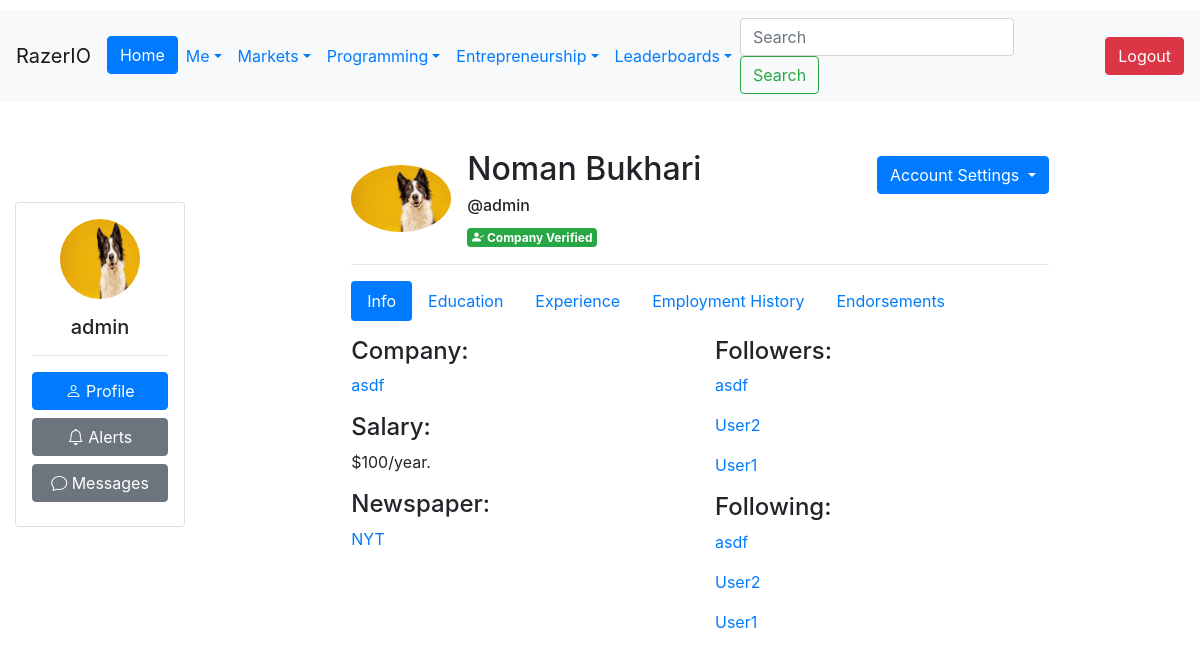
Page /profile/1 (signed in) on the committed database.
### Users/models.py (models this page shows, shortened)
class CustomUser(AbstractUser):
    Bio = models.CharField(max_length=240, default='')
    Salary = models.IntegerField(default=0)
    Company = models.ForeignKey('Company.Company', on_delete=models.CASCADE,
                                   null=True, blank=True)
    Country = models.ForeignKey(Country, on_delete=models.CASCADE, null=True)
    Region = models.ForeignKey(Region, on_delete=models.CASCADE, null=True)
    ProfilePic = models.ImageField(upload_to=upload_to, null=True, blank=True)
    Skill = models.ManyToManyField(Skill, through="User_Skill")
    Company_Verified_Email = models.BooleanField(default=False)
    badges = models.JSONField(default=dict)
    experience_level = models.CharField(choices=EXPERIENCE_LEVEL_CHOICES, max_length=50, default='Principal')
    DateOfBirth = models.DateField(null=True, blank=True)
    def __str__(self):
        return self.username

class UserFollowing(models.Model):
    User = models.ForeignKey(settings.AUTH_USER_MODEL, related_name='following', on_delete=models.CASCADE)
    Following_User_ID = models.ForeignKey(settings.AUTH_USER_MODEL, related_name='followers', on_delete=models.CASCADE)
    created = models.DateTimeField(auto_now_add=True)
    class Meta:
        constraints = [
            models.UniqueConstraint(fields=['User', 'Following_User_ID'], name='unique_followers')
        ]
        ordering = ["-created"]
    def __str__(self):
        return f'{self.User}'

### Company/models.py (models this page shows, shortened)
class Company(models.Model):
    Name = models.CharField(max_length=256)
    About = models.TextField(max_length=10000, default='', blank=True, null=True)
    Industry = models.CharField(max_length=100, choices=INDUSTRY_CHOICES, blank=True, null=True)
    StockTicker = models.CharField(max_length=10, null=True, blank=True)
    Founded = models.DateField(blank=True, null=True)
    Headquarters = models.CharField(max_length=100, blank=True, null=True)
    Website = models.URLField(blank=True)
    Email_Domain = models.ManyToManyField(EmailDomain, blank=True)
    Logo = models.ImageField(upload_to='company_logos/', blank=True, null=True)
    IsPublic = models.BooleanField(default=False)
    company_score = models.FloatField(null=True, blank=True)
    StockPrice = models.DecimalField(max_digits=50, decimal_places=15, null=True, blank=True)
    MarketCap = models.DecimalField(max_digits=50, decimal_places=15, null=True, blank=True)
    last_updated_stockdata = models.DateTimeField(default=timezone.now)
    last_updated_other_fields = models.DateTimeField(default=timezone.now)
    EmployeeCount = models.PositiveIntegerField(null=True, blank=True)
    LongBusinessSummary = models.TextField(max_length=10000, default='', blank=True, null=True)
    AnnualRevenue = models.DecimalField(max_digits=15, decimal_places=2, null=True, blank=True)
    AnnualProfit = models.DecimalField(max_digits=15, decimal_places=2, null=True, blank=True)
    Country = models.CharField(max_length=100, null=True, blank=True)
    TotalLiabilities = models.DecimalField(max_digits=15, decimal_places=2, null=True, blank=True)
    TotalDebt = models.DecimalField(max_digits=15, decimal_places=2, null=True, blank=True)
    CashOnHand = models.DecimalField(max_digits=15, decimal_places=2, null=True, blank=True)
    Assets = models.DecimalField(max_digits=15, decimal_places=2, null=True, blank=True)
    NetAssets = models.DecimalField(max_digits=15, decimal_places=0, null=True, blank=True)

### Newspaper/models.py (models this page shows)
class Newspaper(models.Model):
    Title = models.CharField(max_length=256)
    Owner = models.OneToOneField(get_user_model(), on_delete=models.CASCADE,
                                 related_name='Newspaper')
    Date_Created = models.DateField(auto_created=True)
    Logo = models.ImageField(upload_to='Newspaper/Logos', null=True)
    def __str__(self):
        return f'{self.Title}'

### Users/views.py (the view)
# urls.py: path("profile/", include("Users.urls")),
def profile(request, id):
    user = CustomUser.objects.get(id=id)
    try:
        newspaper = Nsp.objects.get(Owner=id)
    except ObjectDoesNotExist:
        newspaper = None
    followers = UserFollowing.objects.filter(Following_User_ID=id)
    users_following = UserFollowing.objects.filter(User=id)
    endorsements = Endorsement.objects.filter(receiver=id)
    is_following = False
    education = Education.objects.filter(user=user)
    owned_experience = Experience.objects.filter(owner=user)
    collaborated_experience = Experience.objects.filter(collaborators__in=[user])
    experiences = owned_experience|collaborated_experience
    experiences = experiences.distinct().order_by('status')
    mutual_follow = False
    if request.user.is_authenticated:
        following = UserFollowing.objects.filter(User=request.user, Following_User_ID=user).exists()
        if following:
            is_following = True
        mutual_follow = UserFollowing.objects.filter(User=request.user, Following_User_ID=user).exists() and UserFollowing.objects.filter(User=user, Following_User_ID=request.user).exists()
    context = {
        "id": id,
        "newspaper": newspaper,
        "followers": followers,
        "following": users_following,
        "user1": user,
        "is_following": is_following,
        "endorsements":endorsements,
        "education":education,
        "owned_project":owned_experience,
        "collaborated_project":collaborated_experience,
        "experiences":experiences,
        "mutual_follow":mutual_follow
    }
    return render(request, 'profile.html', context=context)

### Company/models.py (called while the page is built)
    def __str__(self):
        return f'{self.Name}'

### templates/profile.html (shortened to what this page needs)
{% extends "base.html" %}
{% load static %}
{% load humanize %}
{% load crispy_forms_filters %}
{% block content %}
<div class="container mt-5" style="max-width: 75%;">
  {% if user.is_authenticated %}
<div class="outer-profile-header">
      <div class="profile-header d-flex align-items-center justify-content-between">
        <div class="d-flex align-items-center">
            {% if user1.socialaccount_set.all.0.get_avatar_url %}
        <img src="{{ user1.socialaccount_set.all.0.get_avatar_url }}" alt="Profile Image" class="profile-image rounded-circle mr-3" width="100">
            {% else %}
        {% if user1.ProfilePic %}
          <img src="{{ user1.ProfilePic.url }}" alt="Profile Image" class="profile-image rounded-circle mr-3" width="100">
        {% else %}
          <img src="{% static 'img/pfp.jpg' %}" alt="Profile Image" class="profile-image rounded-circle mr-3" width="100">
        {% endif %}
      {% endif %}
      <div>
        <h2>{{ user1.first_name }} {{ user1.last_name }}</h2>
        <h6>@{{ user1.username }}</h6>
        {% if user1.badges.Verified_Company %}
          <span class="badge badge-success" data-toggle="tooltip" data-placement="bottom" title="This user has verified their company via email"><i class="bi bi-person-check-fill"></i> Company Verified</span>
        {% endif %}
      </div>
    </div>
      <div class="button-container d-flex flex-column">
        {% if user1 != request.user %}
          {% if is_following %}
            <form method="post" action="{% url 'unfollow_user' user1.id %}" class="mb-3">
              {% csrf_token %}
              <button type="submit" class="btn btn-outline-danger mb-2">Unfollow</button>
            </form>
            {% if mutual_follow %}
                <a href="{% url 'inbox_with_user_id' user_id=user1.id %}" class="btn btn-outline-success">Send message</a>
            {% endif %}
          {% else %}
            <form method="post" action="{% url 'follow_user' user1.id %}" class="mb-3">
              {% csrf_token %}
              <button type="submit" class="btn btn-outline-primary">Follow</button>
            </form>
          {% endif %}
        {% else %}
          <div class="dropdown mb-5">
            <button class="btn btn-primary dropdown-toggle" type="button" id="dropdownMenuButton" data-toggle="dropdown" aria-haspopup="true" aria-expanded="false">
              Account Settings
            </button>
          </div>
        {% endif %}
      </div>
    </div>
  </div>
  <hr>
  {% endif %}
<ul class="nav nav-pills mb-3" role="tablist">
  <li class="nav-item">
    <a class="nav-link active" data-toggle="pill" href="#info" role="tab">Info</a>
  </li>
  <li class="nav-item">
    <a class="nav-link" data-toggle="pill" href="#education" role="tab">Education</a>
  </li>
  <li class="nav-item">
    <a class="nav-link" data-toggle="pill" href="#experiences" role="tab">Experience</a>
  </li>
  <li class="nav-item">
    <a class="nav-link" data-toggle="pill" href="#employment" role="tab">Employment History</a>
  </li>
  <li class="nav-item">
    <a class="nav-link" data-toggle="pill" href="#endorsements" role="tab">Endorsements</a>
  </li>
</ul>
<div class="tab-content">
  <div class="tab-pane fade show active" id="info" role="tabpanel">
    <div class="row">
      <div class="col-md-6">
        <h4>Company:</h4>
        {% if user1.Company %}
          <p><a href="{% url 'company' user1.Company.id %}" class="text-primary">{{ user1.Company.Name }}</a></p>
        {% else %}
          <p>This user does not have a Company!</p>
        {% endif %}
        <h4>Salary:</h4>
        <p>${{ user1.Salary }}/year.</p>
        <h4>Newspaper:</h4>
        {% if user1.Newspaper %}
          <p><a href="{% url 'newspaper' id %}" class="text-primary">{{ user1.Newspaper }}</a></p>
        {% else %}
          {% if user1 == request.user %}
            <p>You don't have a newspaper. Click <a href="#">here</a> to create one now!</p>
          {% else %}
            <p>{{ user1.username }} does not have a newspaper!</p>
          {% endif %}
        {% endif %}
      </div>
      <div class="col-md-6">
        <h4>Followers:</h4>
        {% for i in followers %}
          <p><a href="{% url 'profile' i.User.id %}" class="text-primary">{{ i }}</a></p>
        {% endfor %}
        <h4>Following:</h4>
        {% for i in following %}
          <p><a href="{% url 'profile' i.Following_User_ID.id %}" class="text-primary">{{ i.Following_User_ID }}</a></p>
        {% endfor %}
      </div>
    </div>
  </div>
</div>
</div>
</div>
{% endblock %}

### templates/base.html (shortened to what this page needs)
<!doctype html>
<html lang="en">
<head>
{% load bootstrap4 %}
<link rel="stylesheet" href="https://cdn.jsdelivr.net/npm/bootstrap@4.6.2/dist/css/bootstrap.min.css">
<link rel="stylesheet" href="https://unpkg.com/bootstrap-table@1.21.3/dist/bootstrap-table.min.css">
<link rel="stylesheet" href="https://cdn.jsdelivr.net/npm/bootstrap-icons@1.10.3/font/bootstrap-icons.css">
  <link rel="stylesheet" href="https://cdnjs.cloudflare.com/ajax/libs/jqueryui/1.13.2/themes/base/jquery-ui.min.css" />
</head>
<body>
    {% if user.is_authenticated %}
<nav class="navbar navbar-expand-sm navbar-light bg-light" style="margin-top: 10px;">
  <a class="navbar-brand">RazerIO</a>
  <div class="collapse navbar-collapse" id="navbarSupportedContent">
    <ul class="navbar-nav mr-auto">
      <li class="nav-item active">
        <a href="{% url 'home' %}" class="btn btn-primary">Home</a>
      </li>
      <li class="nav-item dropdown">
        <a class="nav-link dropdown-toggle text-primary" href="#" id="navbarDropdown" role="button" data-toggle="dropdown" aria-haspopup="true" aria-expanded="false">Me</a>
      </li>
      <li class="nav-item dropdown">
        <a class="nav-link dropdown-toggle text-primary" href="#" id="navbarDropdown" role="button" data-toggle="dropdown" aria-haspopup="true" aria-expanded="false">Markets</a>
      </li>
      <li class="nav-item dropdown">
        <a class="nav-link dropdown-toggle text-primary" href="#" id="navbarDropdown" role="button" data-toggle="dropdown" aria-haspopup="true" aria-expanded="false">Programming</a>
      </li>
      <li class="nav-item dropdown">
        <a class="nav-link dropdown-toggle text-primary" href="#" id="navbarDropdown" role="button" data-toggle="dropdown" aria-haspopup="true" aria-expanded="false">Entrepreneurship</a>
      </li>
            <li class="nav-item dropdown">
        <a class="nav-link dropdown-toggle text-primary" href="#" id="navbarDropdown" role="button" data-toggle="dropdown" aria-haspopup="true" aria-expanded="false">Leaderboards</a>
    </ul>
    <form class="form-inline my-2 my-lg-0" method="GET" action="{% url 'search' %}">
      <input class="form-control mr-sm-2" type="search" placeholder="Search" aria-label="Search" name="q">
      <button class="btn btn-outline-success my-2 my-sm-0 mr-5" type="submit">Search</button>
    </form>
    <button type="button" class="btn btn-danger" onclick="location.href='{% url 'logout' %}'">Logout</button>
  </div>
</nav>
{% endif %}
  <main>
    <div class="container-fluid">
      <div class="row">
        {% if user.is_authenticated %}
    <div class="col-sm-2 col-md-2 col-lg-2" style="margin-top: 100px;">
      <div class="card p-3 mb-3">
        <div class="text-center">
          {% if user.ProfilePic %}
          <img src="{{ user.ProfilePic.url }}" class="rounded-circle" width="80" height="80">
            {% else %}
          <img src="https://cdn1.iconfinder.com/data/icons/user-pictures/100/unknown-512.png" class="rounded-circle" width="80" height="80">
          {% endif %}
          <h5 class="mt-3 mb-0">{{ user.username }}</h5>
        </div>
        <hr>
        <div class="d-grid gap-2 flex-column">
          <a href="{% url 'profile' user.id %}" class="btn btn-primary mb-2" style="width: 100%;"><i class="bi bi-person"></i> Profile</a>
          <a href="{% url 'inbox' %}#v-pills-alerts" class="btn btn-secondary mb-2" style="width: 100%;"><i class="bi bi-bell"></i> Alerts</a>
          <a href="{% url 'inbox' %}" class="btn btn-secondary mb-2" style="width: 100%;"><i class="bi bi-chat"></i> Messages</a>
        </div>
      </div>
    </div>
        {% endif %}
        <div class="{% if user.is_authenticated %}col-sm-10 col-md-10 col-lg-10{% else %}col-12{% endif %}">
    {% block content %}
    {% endblock %}
          </div>
    </div>
  </main>
  </body>
</html>

### rows in the picture
CustomUser: ProfilePic (picture), username "admin", first_name "Noman", last_name "Bukhari", Company.Name "asdf", Salary "100", Newspaper "NYT"
UserFollowing: User.username "asdf"
UserFollowing: User.username "User2"
UserFollowing: User.username "User1"
UserFollowing: Following_User_ID "asdf"
UserFollowing: Following_User_ID "User2"
UserFollowing: Following_User_ID "User1"
